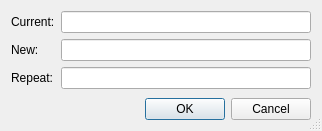
<?xml version="1.0" encoding="UTF-8"?>
<ui version="4.0">
 <class>ChangePasswordDialog</class>
 <widget class="QDialog" name="ChangePasswordDialog">
  <property name="geometry">
   <rect>
    <x>0</x>
    <y>0</y>
    <width>322</width>
    <height>131</height>
   </rect>
  </property>
  <property name="windowTitle">
   <string>Change Password</string>
  </property>
  <property name="sizeGripEnabled">
   <bool>true</bool>
  </property>
  <layout class="QVBoxLayout" name="verticalLayout">
   <item>
    <layout class="QFormLayout" name="formLayout">
     <item row="0" column="0">
      <widget class="QLabel" name="currentLabel">
       <property name="text">
        <string>Current:</string>
       </property>
      </widget>
     </item>
     <item row="0" column="1">
      <widget class="QLineEdit" name="currentLineEdit">
       <property name="echoMode">
        <enum>QLineEdit::Password</enum>
       </property>
      </widget>
     </item>
     <item row="1" column="0">
      <widget class="QLabel" name="newLabel">
       <property name="text">
        <string>New:</string>
       </property>
      </widget>
     </item>
     <item row="1" column="1">
      <widget class="QLineEdit" name="newLineEdit">
       <property name="echoMode">
        <enum>QLineEdit::Password</enum>
       </property>
      </widget>
     </item>
     <item row="2" column="0">
      <widget class="QLabel" name="repeatLabel">
       <property name="text">
        <string>Repeat:</string>
       </property>
      </widget>
     </item>
     <item row="2" column="1">
      <widget class="QLineEdit" name="repeatLineEdit">
       <property name="echoMode">
        <enum>QLineEdit::Password</enum>
       </property>
      </widget>
     </item>
    </layout>
   </item>
   <item>
    <layout class="QHBoxLayout">
     <property name="spacing">
      <number>6</number>
     </property>
     <property name="leftMargin">
      <number>0</number>
     </property>
     <property name="topMargin">
      <number>0</number>
     </property>
     <property name="rightMargin">
      <number>0</number>
     </property>
     <property name="bottomMargin">
      <number>0</number>
     </property>
     <item>
      <widget class="QDialogButtonBox" name="buttonBox">
       <property name="orientation">
        <enum>Qt::Horizontal</enum>
       </property>
       <property name="standardButtons">
        <set>QDialogButtonBox::Cancel|QDialogButtonBox::Ok</set>
       </property>
      </widget>
     </item>
    </layout>
   </item>
  </layout>
 </widget>
 <resources/>
 <connections>
  <connection>
   <sender>buttonBox</sender>
   <signal>accepted()</signal>
   <receiver>ChangePasswordDialog</receiver>
   <slot>accept()</slot>
  </connection>
  <connection>
   <sender>buttonBox</sender>
   <signal>rejected()</signal>
   <receiver>ChangePasswordDialog</receiver>
   <slot>reject()</slot>
  </connection>
 </connections>
</ui>
